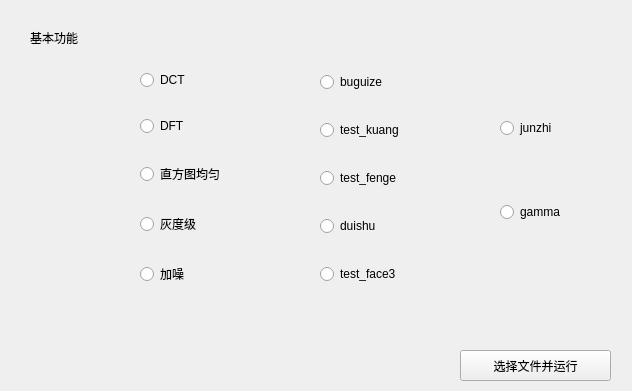
<?xml version="1.0" encoding="UTF-8"?>
<ui version="4.0">
 <class>Form</class>
 <widget class="QWidget" name="Form">
  <property name="geometry">
   <rect>
    <x>0</x>
    <y>0</y>
    <width>632</width>
    <height>391</height>
   </rect>
  </property>
  <property name="windowTitle">
   <string>Form</string>
  </property>
  <widget class="QPushButton" name="runButton">
   <property name="geometry">
    <rect>
     <x>460</x>
     <y>350</y>
     <width>151</width>
     <height>31</height>
    </rect>
   </property>
   <property name="text">
    <string>选择文件并运行</string>
   </property>
  </widget>
  <widget class="QLabel" name="label">
   <property name="geometry">
    <rect>
     <x>30</x>
     <y>30</y>
     <width>72</width>
     <height>16</height>
    </rect>
   </property>
   <property name="text">
    <string>基本功能</string>
   </property>
  </widget>
  <widget class="QWidget" name="">
   <property name="geometry">
    <rect>
     <x>140</x>
     <y>50</y>
     <width>121</width>
     <height>261</height>
    </rect>
   </property>
   <layout class="QVBoxLayout" name="verticalLayout">
    <item>
     <widget class="QRadioButton" name="DCTButton">
      <property name="text">
       <string>DCT </string>
      </property>
     </widget>
    </item>
    <item>
     <widget class="QRadioButton" name="DFTButton">
      <property name="text">
       <string>DFT </string>
      </property>
     </widget>
    </item>
    <item>
     <widget class="QRadioButton" name="zhifangButton">
      <property name="text">
       <string>直方图均匀</string>
      </property>
     </widget>
    </item>
    <item>
     <widget class="QRadioButton" name="grayButton">
      <property name="text">
       <string>灰度级</string>
      </property>
     </widget>
    </item>
    <item>
     <widget class="QRadioButton" name="noseButton">
      <property name="text">
       <string>加噪</string>
      </property>
     </widget>
    </item>
   </layout>
  </widget>
  <widget class="QWidget" name="">
   <property name="geometry">
    <rect>
     <x>320</x>
     <y>50</y>
     <width>110</width>
     <height>261</height>
    </rect>
   </property>
   <layout class="QVBoxLayout" name="verticalLayout_2">
    <item>
     <widget class="QRadioButton" name="buguize">
      <property name="text">
       <string>buguize</string>
      </property>
     </widget>
    </item>
    <item>
     <widget class="QRadioButton" name="kuang">
      <property name="text">
       <string>test_kuang</string>
      </property>
     </widget>
    </item>
    <item>
     <widget class="QRadioButton" name="fenge">
      <property name="text">
       <string>test_fenge</string>
      </property>
     </widget>
    </item>
    <item>
     <widget class="QRadioButton" name="duishu">
      <property name="text">
       <string>duishu</string>
      </property>
     </widget>
    </item>
    <item>
     <widget class="QRadioButton" name="face">
      <property name="text">
       <string>test_face3</string>
      </property>
     </widget>
    </item>
   </layout>
  </widget>
  <widget class="QWidget" name="">
   <property name="geometry">
    <rect>
     <x>500</x>
     <y>60</y>
     <width>78</width>
     <height>221</height>
    </rect>
   </property>
   <layout class="QVBoxLayout" name="verticalLayout_3">
    <item>
     <widget class="QRadioButton" name="junzhi">
      <property name="text">
       <string>junzhi</string>
      </property>
     </widget>
    </item>
    <item>
     <widget class="QRadioButton" name="gamma">
      <property name="text">
       <string>gamma</string>
      </property>
     </widget>
    </item>
   </layout>
  </widget>
 </widget>
 <resources/>
 <connections/>
</ui>
